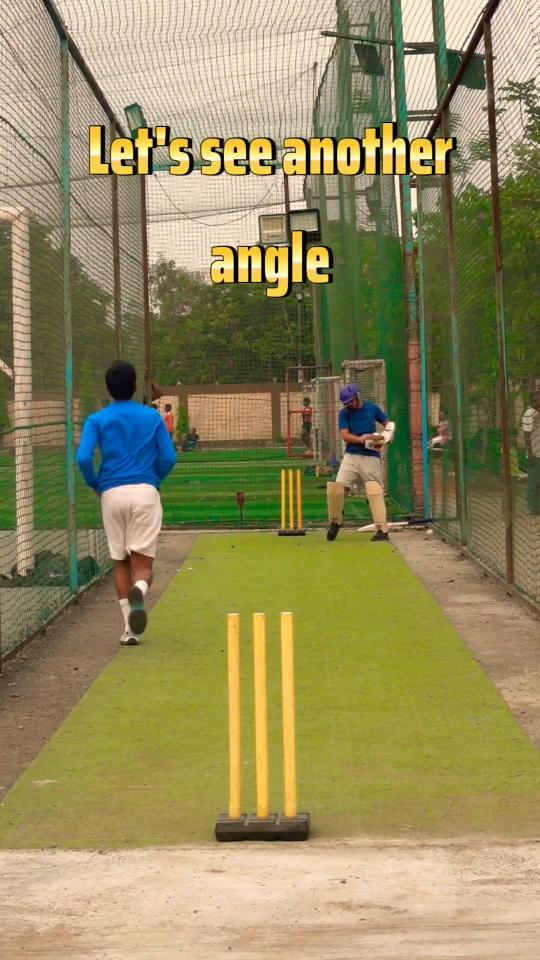
#> input picture frame 94 of test.mp4, 1080 x 1920 px, given in place of test3_tracked.mp4, which was not available (shown at 1/2 size)
$ python evidence_render_postbounce.py
#> lines starting #> are read from the running program, lines starting #| are printed output that depends on the picture; after the words box and inside, x2 and y2 are one past the last pixel; in counts of white or black regions, pixels touching at a corner belong together; pictures that were not available may be replaced by others from this repository, and a replacement may not be noted
"""Pull post-bounce frames straight from the rendered video to confirm the
red line + gold dot sit on the ball through and after the bounce."""
from pathlib import Path
import cv2
import numpy as np

ROOT = Path(__file__).resolve().parents[1]
VID = ROOT / "dump/validation/test3/test3_tracked.mp4"
OUT = ROOT / "dump/validation/test3"

cap = cv2.VideoCapture(str(VID))
n = int(cap.get(cv2.CAP_PROP_FRAME_COUNT))
# back half = around/after the bounce
picks = [int(round(t)) for t in np.linspace(n * 0.45, n - 1, 8)]
cells = []
for f in picks:
    cap.set(cv2.CAP_PROP_POS_FRAMES, f)
    ok, fr = cap.read()
    if ok:
        c = cv2.resize(fr, (fr.shape[1] // 2, fr.shape[0] // 2))
        cv2.putText(c, f"f{f}", (8, 26), cv2.FONT_HERSHEY_SIMPLEX, 0.7, (0, 255, 255), 2)
        cells.append(c)
#> this loop made 8 passes
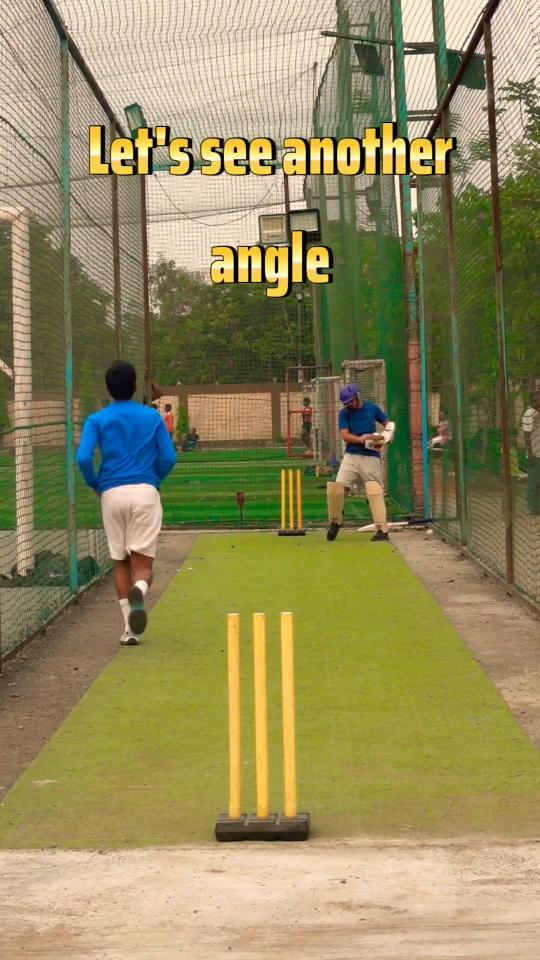
#> input picture frame 94 of test.mp4, 1080 x 1920 px, given in place of test3_tracked.mp4, which was not available (shown at 1/2 size)
#> pass 1, `c = cv2.resize(fr, (fr.shape[1] // 2, fr.shape[0] // 2))`:
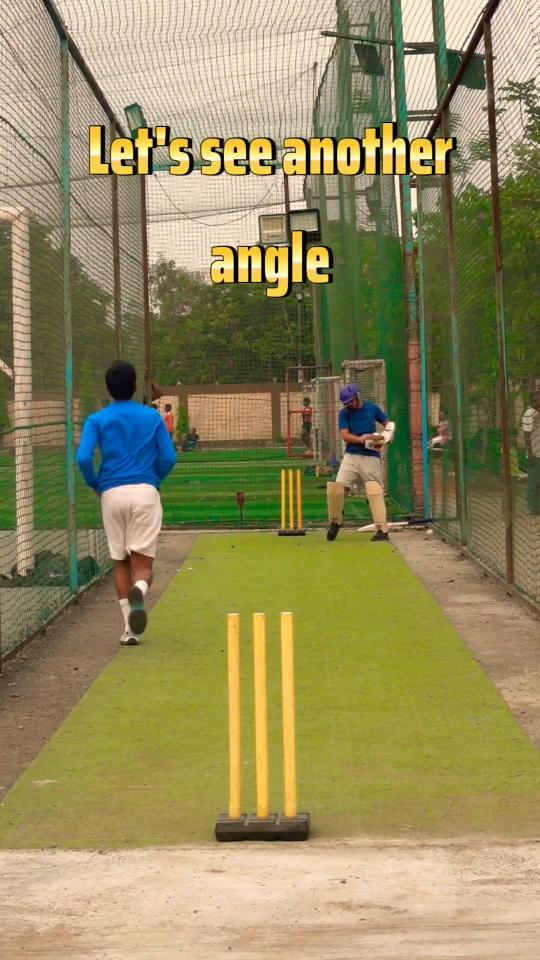
#> c: shape (960, 540, 3); mean B, G, R 93, 138.7, 146.6
#> after the loop:
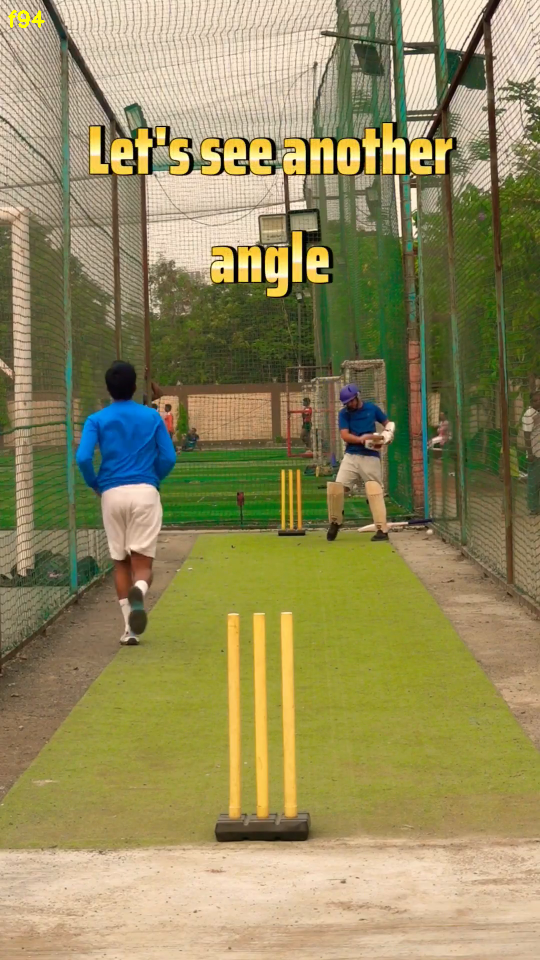
#> c: shape (960, 540, 3); 0.06% of pixels changed, all inside (x1, y1, x2, y2) = (8, 10, 45, 28)
#> after the loop, cells = 1 item
cap.release()
cv2.imwrite(str(OUT / "evidence_render_postbounce.png"), np.hstack(cells))
print("wrote", len(cells), "frames")
#| wrote 1 frames
